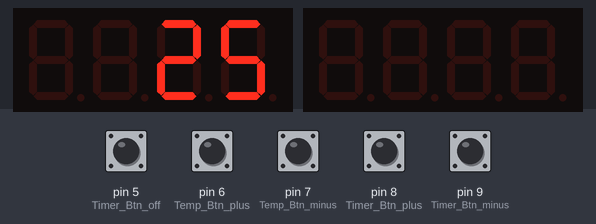
Recording of a sketch running on a simulated Arduino Uno, built with avr-gcc and run on an emulated ATmega328P. Parts: 2 × 4-digit seven-segment display. The inputs (shaded band) are chosen by the test bench; at power-on: pin 5 (Timer_Btn_off), pin 6 (Temp_Btn_plus), pin 7 (Temp_Btn_minus), pin 8 (Timer_Btn_plus), pin 9 (Timer_Btn_minus) LOW.

Above: at 1.2 s.
1.3 s: pin 8 (Timer_Btn_plus) pulled HIGH for 0.15 s
At 1.8 s:
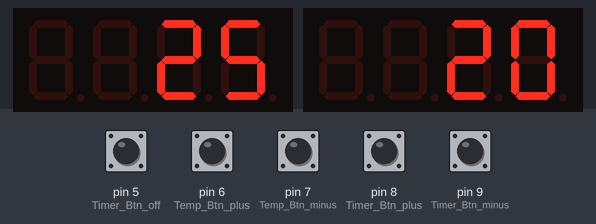
2.9 s: pin 5 (Timer_Btn_off) pulled HIGH for 0.15 s
At 3.7 s:
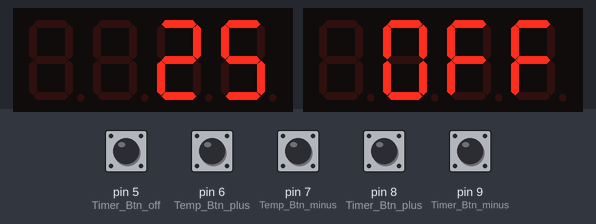
4.5 s: pin 6 (Temp_Btn_plus) pulled HIGH for 0.15 s
At 5.7 s:
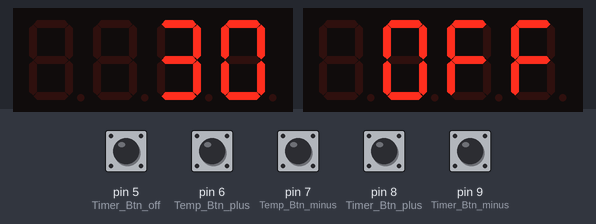
6.1 s: pin 6 (Temp_Btn_plus) pulled HIGH for 1 s
At 7.6 s:
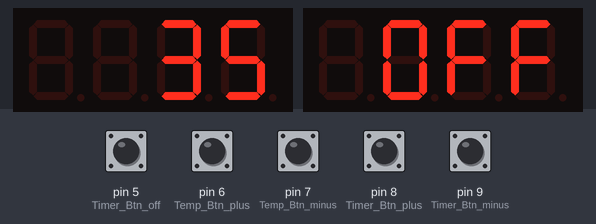
8.6 s: pin 8 (Timer_Btn_plus) pulled HIGH for 1 s
At 10.1 s:
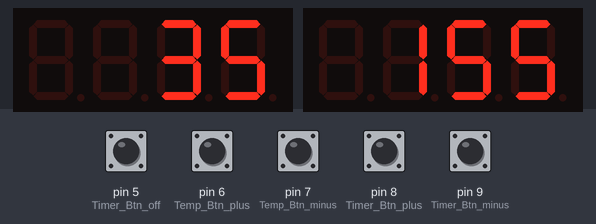
11.1 s: pin 7 (Temp_Btn_minus) pulled HIGH for 0.15 s
At 11.5 s:
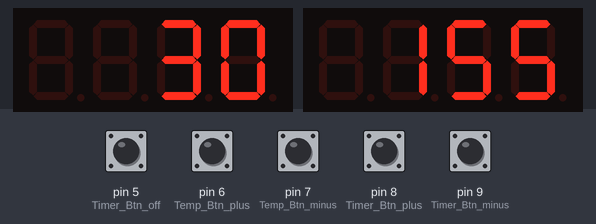
Timing chart, 0 to 13.7 s (numbered marks = the images above; inputs shaded):
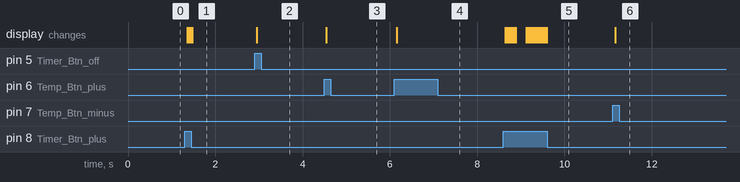

The sketch:

Push_Button.ino
```cpp
#include <TM1637Display.h>

int Timer_CLK = 3;
int Timer_DIO = 2;
int Temp_CLK = 1;
int Temp_DIO = 0;

int Timer_Btn_plus = 8;
int Timer_Btn_minus = 9;
int Temp_Btn_plus = 6;
int Temp_Btn_minus = 7;
int Timer_Btn_off = 5;

int Temp = 25;
int Time_min = 0;
int Time_hr = 0;

TM1637Display Time_display(Timer_CLK, Timer_DIO);
TM1637Display Temp_display(Temp_CLK, Temp_DIO);


void setup()
{
  Time_display.setBrightness(1);
  Temp_display.setBrightness(1);
  pinMode(Timer_Btn_plus,INPUT);
  pinMode(Timer_Btn_minus,INPUT);
  pinMode(Temp_Btn_plus,INPUT);
  pinMode(Temp_Btn_minus,INPUT);

}

void loop()
{

  //display.clear();

  int Timer_plus = digitalRead(Timer_Btn_plus);
  int Timer_minus = digitalRead(Timer_Btn_minus);
  int Timer_off = digitalRead(Timer_Btn_off);

  int Temp_plus = digitalRead(Temp_Btn_plus);
  int Temp_minus = digitalRead(Temp_Btn_minus);

  Temp_display.showNumberDec(Temp,false);
  // Time_display.showNumberDec(Time_min+Time_hr*100,false);

  if ( Temp_minus == 1){
    Temp = Temp - 5;
    Temp_display.showNumberDec(Temp,false);
    delay(1000); // Wait for 1000 millisecond(s)
  }

  if ( Temp_plus == 1){
    Temp = Temp + 5;
    Temp_display.showNumberDec(Temp,false);
    delay(1000); // Wait for 1000 millisecond(s)
  }

  if ( Timer_plus == 1){
    Time_min = Time_min + 5;
    if (Time_min >= 60){
      Time_hr = Time_hr+1;
      Time_min = 0;
      delay(200); // Wait for 1000 millisecond(s)
    }
    Time_display.showNumberDec(Time_min+Time_hr*100,false);
    }
  // if ( Timer_minus == 1){
  //   Time_min = Time_min - 5;
  //   if (Time_min < 0){
  //     if (Time_hr <= 0){
  //       Time_min = 0;
  //       Time_hr = 0;
  //     }else{
  //       Time_hr = Time_hr - 1;
  //       Time_min = 55;
  //     }
  //     delay(1000); // Wait for 1000 millisecond(s)
  //   }
  //   Time_display.showNumberDec(Time_min+Time_hr*100,false);
  //   }

  if ( Timer_off == 1) {
    uint8_t dd[] = {0x0,0x3f,0x71,0x71}; // off
    Time_display.setSegments(dd);
    delay(1100); // Wait for 1000 millisecond(s)
  }

}
```

Measured:
- after the input at 1.3 s, the display: first changes after 0.06 s (image 1 shows a later state)
- after the input at 2.9 s, the display: changes after 0.05 s (image 2)
- after the input at 4.5 s, the display: changes at once (image 3)
- after the input at 6.1 s, the display: changes after 0.06 s (image 4)
- after the input at 8.6 s, the display: first changes after 0.05 s (image 5 shows a later state)
- after the input at 11.1 s, the display: changes after 0.06 s (image 6)
